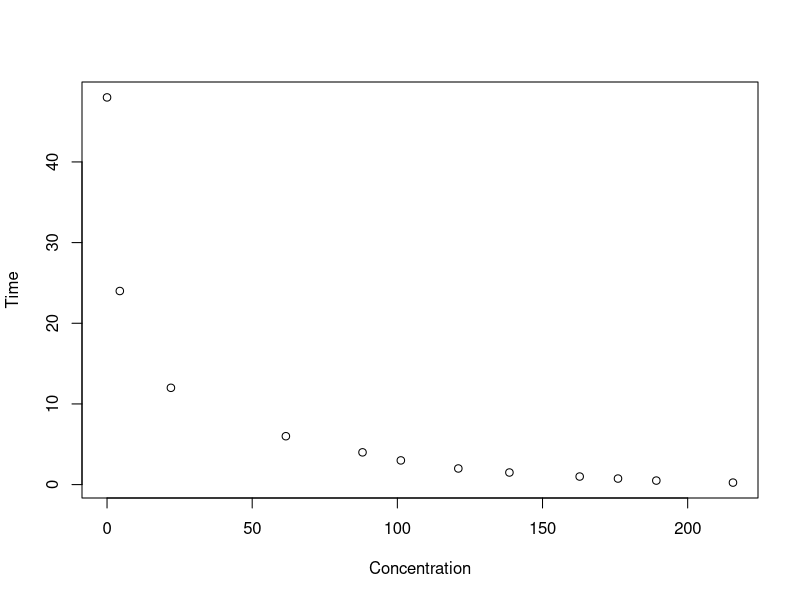
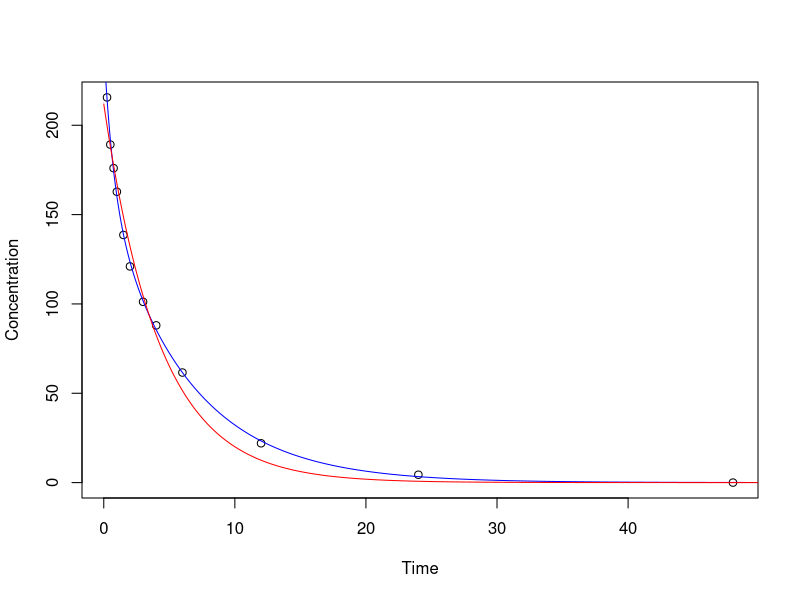

R code for these plots, in order:
## ---- chunk 1
knitr::opts_chunk$set(echo = TRUE)
## ---- chunk 2
### using the R functino nls() to apply GAUSSNEWTON algorithm solution. Make trace=T to show the iterative process

# data importation
df <- read.table("serum_conc.txt", head = T)
attach(df)

# build model
model <- function(t,a1,a2,l1,l2){
  E_1 = exp(-l1*t)
  E_2 = exp(-l2*t)
  f = a1*E_1 + a2*E_2
  grad = cbind(E_1,E_2,-a1*t*E_1, -a2*t*E_2)
  attr(f,'gradient') <- grad
  f
}

# nls fit 
plot(Concentration,Time)
nls_fit <-  nls(Concentration ~ model(Time,a1,a2,l1,l2),
                start = list(a1=100,a2=100,l1=0.05,l2=0.1),
                trace = T,
                nls.control(maxiter = 50, tol = 1e-5, minFactor = 1/1024,
                            printEval=TRUE))
summary(nls_fit)
## ---- chunk 3
plot(Time, Concentration)
t = seq(0,50,.1)
lines(t,162.5980*exp(-0.1618*t)+81.2413*exp(-1.3061*t), col = 'blue')
# Mori's line
lines(t,211.9203*exp(-0.2357*t),col='red')
